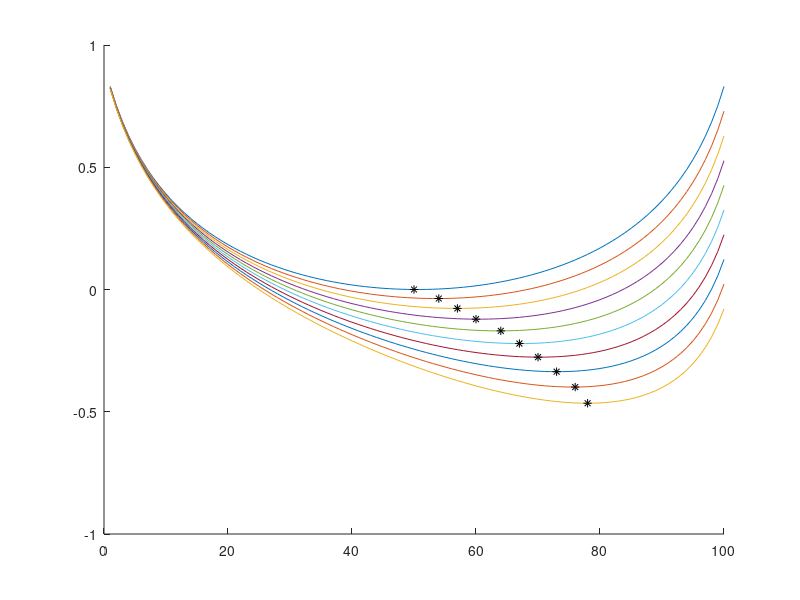

MATLAB code to generate this figure:
% A script simulating the behavior of a single student neuron.

% For a fixed value of beta_tilde
beta_tilde = 0;


for beta_tilde = linspace(0,1,10)
   count = 1;
   f = zeros(100,1);
   min_x = inf;
   min_y = inf;
   for R = linspace(-.9,.9)
       % The entropy as a function of R
       S_R = (1/2) * log(1 - R*R);
       % The generalization error as a function of R
       epsilon_R = -2*(R/4 + (sqrt(1 - R*R))/(2*pi) + (R/(2*pi))*asin(R));
       % f(R) is the free energy in the system as a function of R
       f(count) = beta_tilde * epsilon_R - S_R;    
       if f(count) < min_y
          min_y = f(count);
          min_x = count;
       end
       count = count + 1;
   end
   hold on
   plot(f);  
   plot(min_x, min_y, 'black*')
end
hold off

